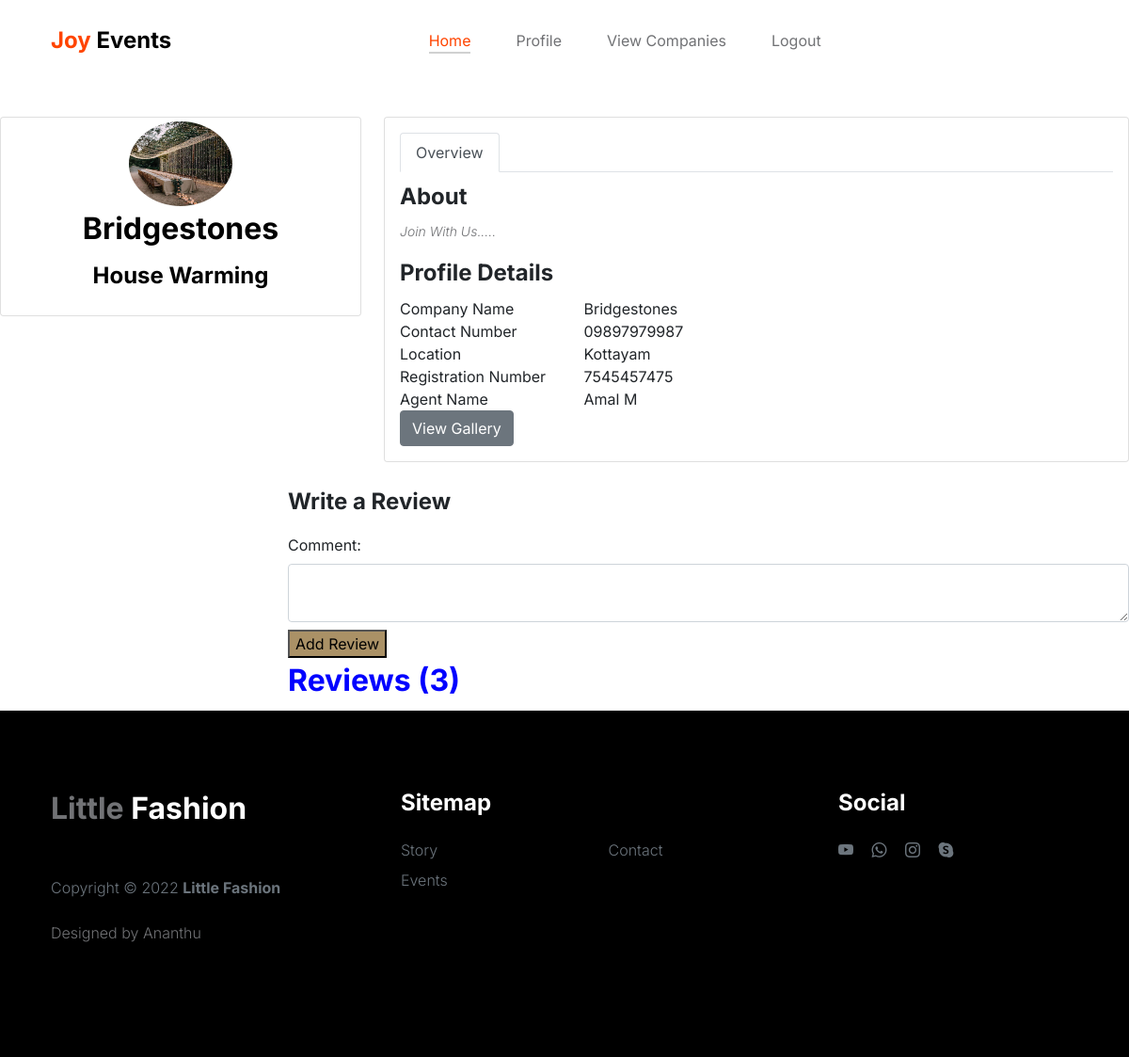
Page /compview/3/ (signed in) on the committed database.
### event_app/models.py (models this page shows, shortened)
class CompanyProfile(models.Model):
    user = models.ForeignKey(User, on_delete=models.CASCADE,related_name='comp_profile')
    comp_type = models.ForeignKey(Categories, on_delete=models.CASCADE,related_name='company_profiles', null=True)
    comp_location = models.CharField(max_length=100, null=True)
    comp_id = models.IntegerField(null=True)
    comp_image = models.ImageField(upload_to='comp_images',default=default_profile_pic)
    comp_contact = models.CharField(max_length=12, null=True)
    comp_bio = models.TextField(null=True)
    comp_agent = models.CharField(max_length=100, null=True)

class User(AbstractUser):
    is_company = models.BooleanField(default=False)     # TICK OR NON_TICK
    is_customer = models.BooleanField(default=False)

class Categories(models.Model):
    event_name = models.CharField(max_length=100, null=True)
    event_des = models.CharField(max_length=500, null=True)
    event_image = models.ImageField(null=True, upload_to='category_images')
    event_prize = models.IntegerField(null=True)
    def __str__(self):
        return self.event_name

### event_app/views.py (the view)
# urls.py: path('compview/<int:id>/', views.single_company_view, name='compview'),
@login_required(login_url="login")
def single_company_view(request, id):
    company = get_object_or_404(CompanyProfile, id=id)
    client = request.user
    if request.method == 'POST':
        review_form = ReviewForm(request.POST)
        if review_form.is_valid():
            review = review_form.save(commit=False)
            review.company = company
            review.reviewer = client
            review.save()
    else:
        review_form = ReviewForm()
    reviews = Review.objects.filter(company=company).order_by('-created_at')
    return render(request, 'event_export/company_view.html', {'company': company, 'review_form': review_form, 'reviews': reviews})

### event_app/forms.py
class ReviewForm(forms.ModelForm):
    class Meta:
        model = Review
        fields = ['comment']
        labels = {'con': 'contact'}
        widgets = {
            'comment': forms.Textarea(attrs={'rows': 2, 'class': 'form-control my-2', 'placeholder': '', 'labels': ' '}),}

### templates/event_export/company_view.html (shortened to what this page needs)
{% extends 'event_export/event_base.html' %}
{% load static %}
{% block content %}
<main id="main" class="main" style="margin-left:0px;">
    <section class="section profile" style="margin-top: 100px">
        <div class="row mt-4">
            <div class="col-xl-4">
                <div class="card" style="background-color: white;">
                    <div class="card-body profile-card pt-1 d-flex flex-column align-items-center">
                        <img src="{{ company.comp_image.url }}" alt="Profile" class="rounded-circle" height="90px" width="110px">
                        <h4>{{ company.user.first_name }}</h4>
                        <h5>{{ company.comp_type }}</h5>
                    </div>
                </div>
            </div>
            <div class="col-xl-8">
                <div class="card" style="background-color: white;">
                    <div class="card-body pt-3">
                        <ul class="nav nav-tabs nav-tabs-bordered">
                            <li class="nav-item">
                                <button class="nav-link active" data-bs-toggle="tab"
                                    data-bs-target="#profile-overview">Overview</button>
                            </li>
                        </ul>
                        <div class="tab-content pt-2">
                            <div class="tab-pane fade show active profile-overview" id="profile-overview">
                                <h5 class="card-title">About</h5>
                                <p class="small fst-italic">{{ company.comp_bio }}</p>
            <h5 class="card-title">Profile Details</h5>
        <div class="row">
            <div class="col-lg-3 col-md-4 label">Company Name</div>
            <div class="col-lg-9 col-md-8">{{ company.user.first_name  }}</div>
        </div>
                             <div class="row">
            <div class="col-lg-3 col-md-4 label">Contact Number</div>
            <div class="col-lg-9 col-md-8">{{ company.comp_contact }}</div>
        </div>
                             <div class="row">
            <div class="col-lg-3 col-md-4 label">Location</div>
            <div class="col-lg-9 col-md-8">{{ company.comp_location }}</div>
        </div>
                             <div class="row">
            <div class="col-lg-3 col-md-4 label">Registration Number</div>
            <div class="col-lg-9 col-md-8">{{ company.comp_id }}</div>
        </div>
                             <div class="row">
            <div class="col-lg-3 col-md-4 label">Agent Name</div>
            <div class="col-lg-9 col-md-8">{{ company.comp_agent }}</div>
                                 <div>
                                        <a href="{% url 'display_gallery' company.id %}" class="btn btn-secondary">View Gallery</a>
                                    </div>
        </div></div>
                        </div>
                    </div>
                </div>
            </div>
        </div>
        <div class="row">
            <div class="col-lg-3 col-md-4 label"></div>
            <div class="col-lg-9 col-md-8 label">
                 {% if user.is_authenticated %}
                <h5 class="card-title mt-4">Write a Review</h5>
                <form method="post" action="{% url 'compview' company.id %}">
                    <div class="form-floating w-80 mt-3 team-social">
                        {{ review_form }}
                        <button type="submit" style="background-color:#aa9166">Add Review</button>
                    </div>
                </form>
                   {% else %}
        <p>You need to <a href="{% url 'login' %}" style="color:blue;">log in</a> to add a review.</p>
    {% endif %}
                <h4 id="toggleReviewsBtn" style="color:blue;">Reviews ({{ reviews.count }})</h4>
                    </div>
                </div>
    </section>
</main>
{% endblock %}

### static/css/tooplate-little-fashion.css (style rules this page uses)
:root { --white-color: #FFFFFF; --primary-color: #FF4400; --section-bg-color: #f0f8ff; --dark-color: #000000; --grey-color: #d0d1d1; --p-color: #717275; --body-font-family: 'Inter', sans-serif; --h5-font-size: 24px; --p-font-size: 20px; --copyright-text-font-size: 16px; --product-link-font-size: 14px; --custom-link-font-size: 12px; --font-weight-thin: 100; --font-weight-light: 300; --font-weight-normal: 400; --font-weight-bold: 700; --font-weight-black: 900; }
body, html { height: 100%; }
html { scroll-behavior: smooth; }
body { background: var(--white-color); font-family: var(--body-font-family); position: relative; }
h2, h3, h4, h5, h6 { color: var(--dark-color); line-height: inherit; }
h1, h2, h3, h4, h5, h6 { font-weight: var(--font-weight-bold); }
h4 { font-size: 32px; }
h5 { font-size: 24px; }
p { color: var(--p-color); font-size: var(--p-font-size); font-weight: var(--font-weight-light); }
a, button { touch-action: manipulation; transition: all 0.3s; }
a { color: var(--p-color); text-decoration: none; }
.nav-link { color: var(--p-color); font-size: 16px; position: relative; }
section { content-visibility: auto; contain-intrinsic-size: 700px; }

### rows in the picture
CompanyProfile: comp_image (picture), user.first_name "Bridgestones", comp_type "House Warming", comp_bio "Join With Us.....", comp_contact "09897979987", comp_location "Kottayam", comp_id "7545457475", comp_agent "Amal M"

### other values in the picture
{{ reviews.count }} "3"
